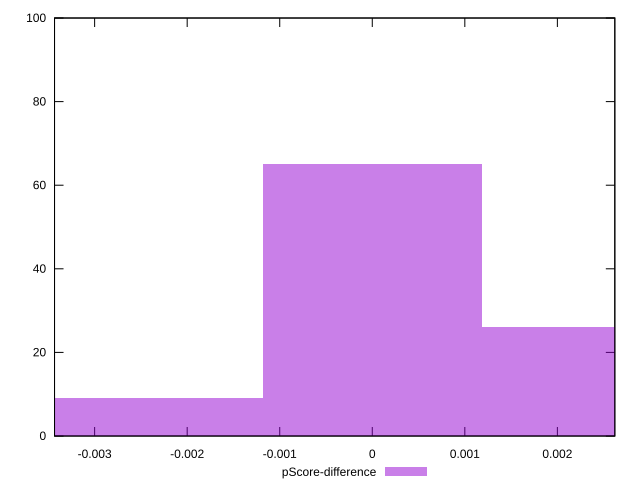

Generate this figure with gnuplot:
reset

$pScoreDifference <<EOF
0.0023635145844176845 26
0 65
-0.0023635145844176845 9
EOF

set key outside below
set boxwidth 0.0023635145844176845
set xrange [-0.0034332750711248278:0.0026207559060266866]
set yrange [0:100]
set trange [0:100]
set style fill transparent solid 0.5 noborder
set terminal svg size 640, 490 enhanced background rgb 'white'
set output "reports/report_00031_2021-02-24T23-18-18.084Z/interactive/samples/astro/pScore-difference/histogram.svg"

plot $pScoreDifference title "pScore-difference" with boxes

reset
